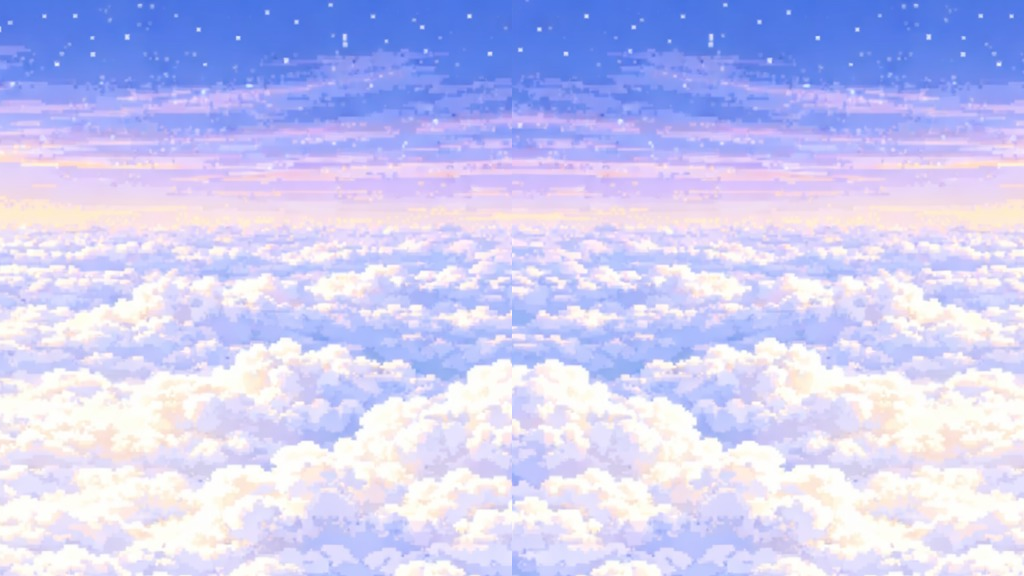

Rendered tile map (Tiled .tmx) drawn with the repository's tilesets; below, a short description and the full map source, tile grids included:
An orthogonal 32x18 tile map with 32x32 px tiles, 1 tile layer (Capa de patrones 1).

<map version="1.10" tiledversion="1.12.1" orientation="orthogonal" renderorder="right-down" width="32" height="18" tilewidth="32" tileheight="32" infinite="0" nextlayerid="2" nextobjectid="1">
 <tileset firstgid="1" name="MapaCielo" tilewidth="32" tileheight="32" tilecount="1536" columns="48">
  <image source="MapaCielo.jpeg" width="1536" height="1024" />
 </tileset>
 <layer id="1" name="Capa de patrones 1" width="32" height="18">
  <data encoding="csv">
32,33,34,35,36,37,38,39,40,41,42,43,44,45,46,47,2147483696,2147483695,2147483694,2147483693,2147483692,2147483691,2147483690,2147483689,2147483688,2147483687,2147483686,2147483685,2147483684,2147483683,2147483682,2147483681,
80,81,82,83,84,85,86,87,88,89,90,91,92,93,94,95,2147483744,2147483743,2147483742,2147483741,2147483740,2147483739,2147483738,2147483737,2147483736,2147483735,2147483734,2147483733,2147483732,2147483731,2147483730,2147483729,
128,129,130,131,132,133,134,135,136,137,138,139,140,141,142,143,2147483792,2147483791,2147483790,2147483789,2147483788,2147483787,2147483786,2147483785,2147483784,2147483783,2147483782,2147483781,2147483780,2147483779,2147483778,2147483777,
176,177,178,179,180,181,182,183,184,185,186,187,188,189,190,191,2147483840,2147483839,2147483838,2147483837,2147483836,2147483835,2147483834,2147483833,2147483832,2147483831,2147483830,2147483829,2147483828,2147483827,2147483826,2147483825,
224,225,226,227,228,229,230,231,232,233,234,235,236,237,238,239,2147483888,2147483887,2147483886,2147483885,2147483884,2147483883,2147483882,2147483881,2147483880,2147483879,2147483878,2147483877,2147483876,2147483875,2147483874,2147483873,
272,273,274,275,276,277,278,279,280,281,282,283,284,285,286,287,2147483936,2147483935,2147483934,2147483933,2147483932,2147483931,2147483930,2147483929,2147483928,2147483927,2147483926,2147483925,2147483924,2147483923,2147483922,2147483921,
320,321,322,323,324,325,326,327,328,329,330,331,332,333,334,335,2147483984,2147483983,2147483982,2147483981,2147483980,2147483979,2147483978,2147483977,2147483976,2147483975,2147483974,2147483973,2147483972,2147483971,2147483970,2147483969,
368,369,370,371,372,373,374,375,376,377,378,379,380,381,382,383,2147484032,2147484031,2147484030,2147484029,2147484028,2147484027,2147484026,2147484025,2147484024,2147484023,2147484022,2147484021,2147484020,2147484019,2147484018,2147484017,
416,417,418,419,420,421,422,423,424,425,426,427,428,429,430,431,2147484080,2147484079,2147484078,2147484077,2147484076,2147484075,2147484074,2147484073,2147484072,2147484071,2147484070,2147484069,2147484068,2147484067,2147484066,2147484065,
464,465,466,467,468,469,470,471,472,473,474,475,476,477,478,479,2147484128,2147484127,2147484126,2147484125,2147484124,2147484123,2147484122,2147484121,2147484120,2147484119,2147484118,2147484117,2147484116,2147484115,2147484114,2147484113,
512,513,514,515,516,517,518,519,520,521,522,523,524,525,526,527,2147484176,2147484175,2147484174,2147484173,2147484172,2147484171,2147484170,2147484169,2147484168,2147484167,2147484166,2147484165,2147484164,2147484163,2147484162,2147484161,
560,561,562,563,564,565,566,567,568,569,570,571,572,573,574,575,2147484224,2147484223,2147484222,2147484221,2147484220,2147484219,2147484218,2147484217,2147484216,2147484215,2147484214,2147484213,2147484212,2147484211,2147484210,2147484209,
608,609,610,611,612,613,614,615,616,617,618,619,620,621,622,623,2147484272,2147484271,2147484270,2147484269,2147484268,2147484267,2147484266,2147484265,2147484264,2147484263,2147484262,2147484261,2147484260,2147484259,2147484258,2147484257,
656,657,658,659,660,661,662,663,664,665,666,667,668,669,670,671,2147484320,2147484319,2147484318,2147484317,2147484316,2147484315,2147484314,2147484313,2147484312,2147484311,2147484310,2147484309,2147484308,2147484307,2147484306,2147484305,
704,705,706,707,708,709,710,711,712,713,714,715,716,717,718,719,2147484368,2147484367,2147484366,2147484365,2147484364,2147484363,2147484362,2147484361,2147484360,2147484359,2147484358,2147484357,2147484356,2147484355,2147484354,2147484353,
752,753,754,755,756,757,758,759,760,761,762,763,764,765,766,767,2147484416,2147484415,2147484414,2147484413,2147484412,2147484411,2147484410,2147484409,2147484408,2147484407,2147484406,2147484405,2147484404,2147484403,2147484402,2147484401,
800,801,802,803,804,805,806,807,808,809,810,811,812,813,814,815,2147484464,2147484463,2147484462,2147484461,2147484460,2147484459,2147484458,2147484457,2147484456,2147484455,2147484454,2147484453,2147484452,2147484451,2147484450,2147484449,
848,849,850,851,852,853,854,855,856,857,858,859,860,861,862,863,2147484512,2147484511,2147484510,2147484509,2147484508,2147484507,2147484506,2147484505,2147484504,2147484503,2147484502,2147484501,2147484500,2147484499,2147484498,2147484497
</data>
 </layer>
</map>
